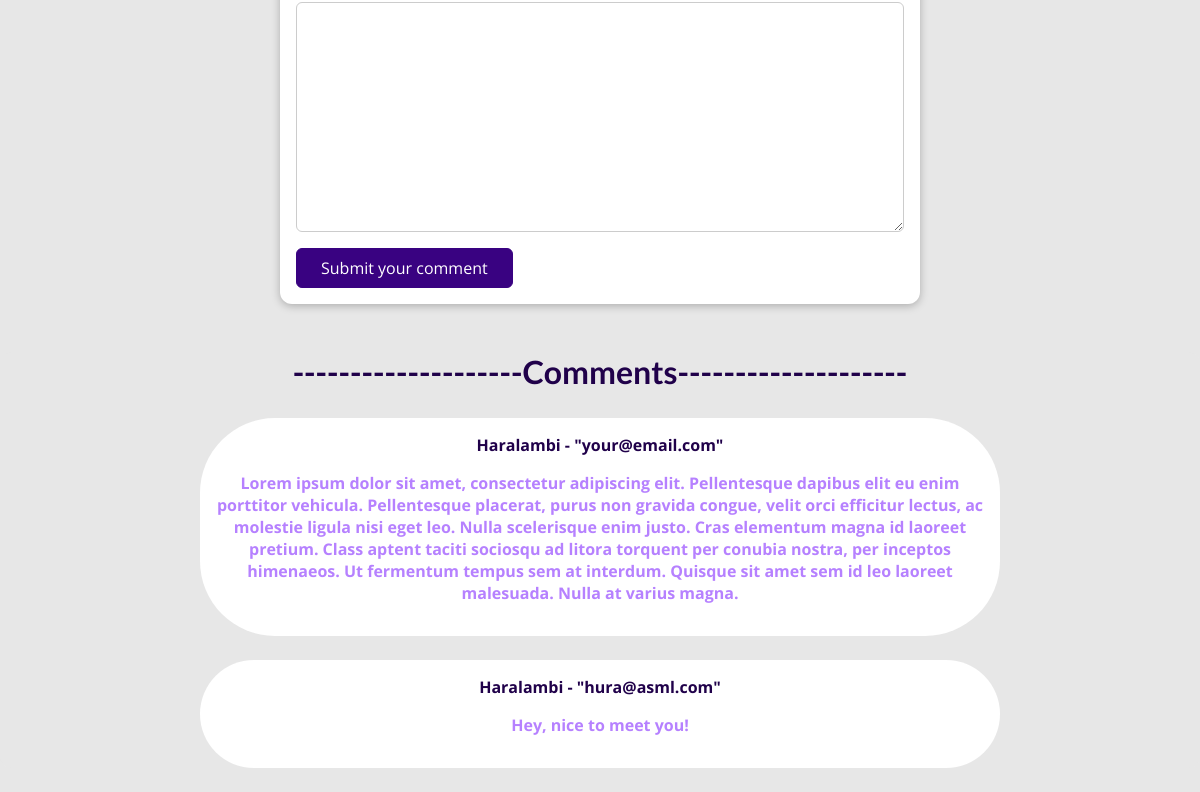
The app's page /posts/broski-on-a-trip (lower part), older data.
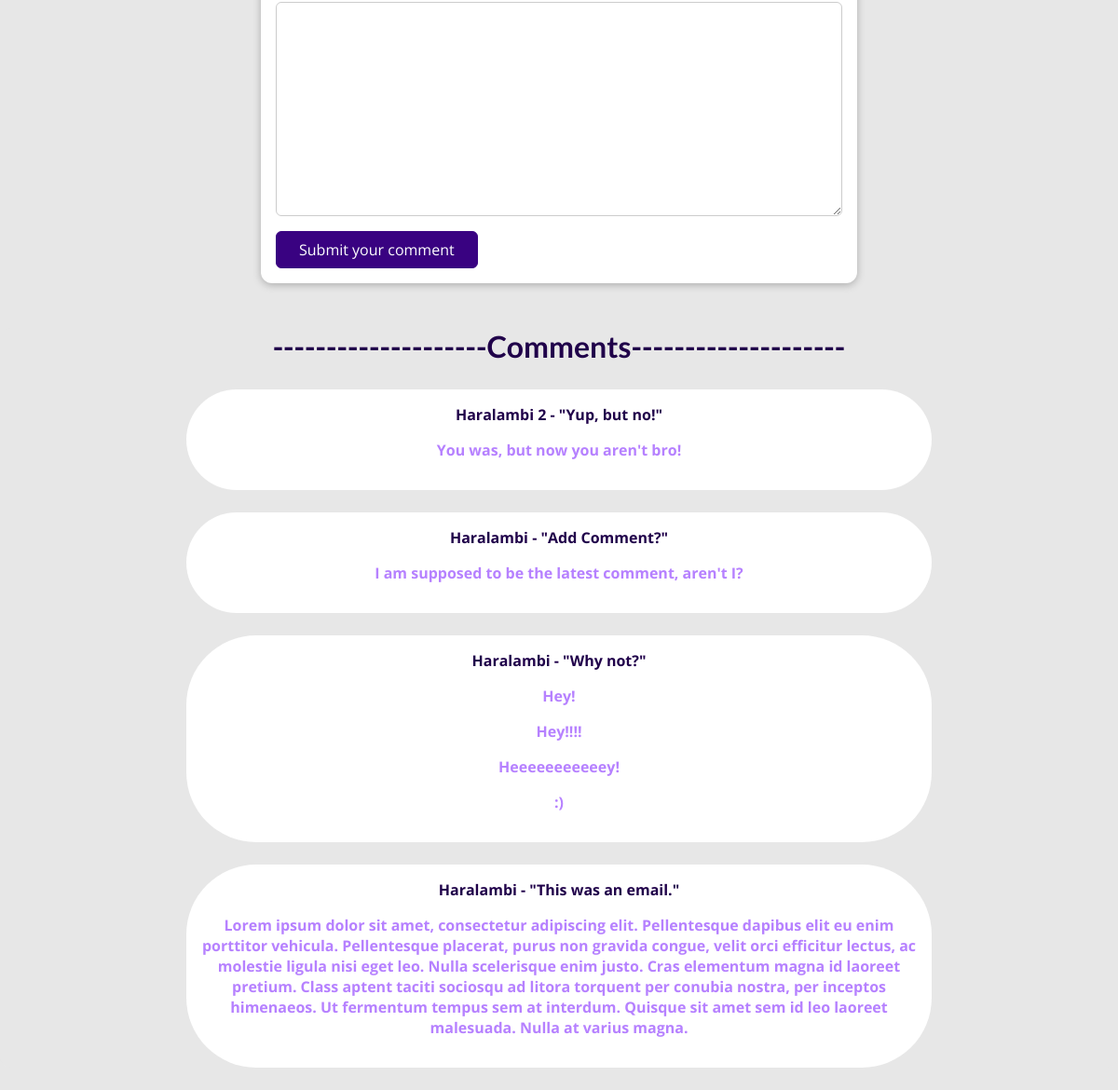
The same page, newer data.
### blog/models.py (models this page shows, shortened)
class Comment(models.Model):
    user_name = models.CharField(max_length=25)
    title = models.CharField(max_length=150, null=True)
    text = models.TextField(max_length=500, null=True)
    post = models.ForeignKey("Post", on_delete=models.CASCADE, null=True, related_name="comments")

### blog/views.py (the view, shortened to what this page needs)
# urls.py: path("posts/<slug:slug>", views.PostDetailView.as_view(), name="post-details"),
class PostDetailView(View):
    def is_stored_post(self, request, post_id):
        stored_posts = request.session.get("stored_posts")
        if stored_posts is not None:
            is_saved_for_later = post_id in stored_posts
        else:
            is_saved_for_later = False
        return is_saved_for_later
    def get(self, request, slug):
        post = Post.objects.get(slug=slug)
        is_saved = self.is_stored_post(request, post.id)
        context = {
        "post": post,
        "tags": post.tags.all(),
        "form": CommentForm(),
        "all_comments": post.comments.all().order_by("-id"),
        "saved_for_later": is_saved,
    }
        return render(request, "blog/post-detail.html", context)

### blog/forms.py
class CommentForm(forms.ModelForm):
    class Meta:
        model = Comment
        exclude = ["post",]
        labels = {
            "user_name": "Your Name",
            "title": "Your Title",
            "text": "Your Comment"
        }

### blog/models.py (called while the page is built)
    def __str__(self):
        return f"{self.first_name} {self.last_name}"

### blog/templates/blog/post-detail.html (shortened to what this page needs)
{% extends 'base.html' %}
{% load static %}
{% block css_files %}
    <link rel="stylesheet" href="{% static "blog/post-detail.css" %}" />
{% endblock %}
{% block content %}
    <section id="comment-form">
        <form form="{% url "post-details" post.slug %}" method="POST">
            {% for element in form %}
            <div class="form-control {% if element.errors %}invalid{% endif %}">
                {{ element }}
            </div>
            {% endfor %}
            <button>Submit your comment</button>
        </form>
    </section>
    <section id="all-comments">
        <h2>--------------------Comments--------------------</h2>
        {% for comment in all_comments%}
            <div>
                <span>{{ comment.user_name }} - "{{ comment.title }}"</span>
                <p>{{ comment.text|linebreaks }}</p>
            </div>
        {% endfor %}
    </section>
{% endblock %}

### templates/base.html (shortened to what this page needs)
{% load static %}
<!DOCTYPE html>
<html lang="en">
<head>
    <link rel="stylesheet" href="{% static "app.css" %}">
    {% block css_files %}{% endblock %}
</head>
<body>
    {% block content %} {% endblock %}
</body>
</html>

### static/app.css (style rules this page uses)
* { box-sizing: border-box; }
html { font-family: 'Open Sans', 'Lato', sans-serif; }
body { margin: 0; }
h1, h2, h3 { font-family: 'Lato', sans-serif; font-weight: bold; }

### blog/static/blog/post-detail.css (style rules this page uses)
body { background-color: #e7e7e7; }
#comment-form { margin: 3rem auto; width: 90%; max-width: 40rem; border-radius: 12px; background-color: white; box-shadow: 0 2px 8px rgba(0, 0, 0, 0.25); padding: 1rem; }
#comment-form button { font: inherit; background-color: #390281; color: white; border: 1px solid #390281; padding: 0.5rem 1.5rem; border-radius: 6px; cursor: pointer; }
.form-control { margin-bottom: 1rem; }
.form-control input, .form-control textarea { display: block; width: 100%; font: inherit; padding: 0.25rem; border-radius: 6px; border: 1px solid #ccc; }
#all-comments { text-align: center; background-color: #e7e7e7; font: inherit; border-radius: 12px; width: 100%; }
#all-comments h2 { font-size: xx-large; color: #20014a; }
#all-comments div { margin: 1.5rem auto; display: block; background-color: white; max-width: 50rem; padding: 1rem; border-radius: 75px; }
#all-comments div span { color: #20014a; font-weight: bold; }
#all-comments div p { color: #b681ff; font-weight: bold; }

Row changes from the older to the newer data that the page shows:
removed Comment: user_name "Haralambi", title "hura@asml.com", text "Hey, nice to meet you!"
added Comment: user_name "Haralambi 2", title "Yup, but no!", text "You was, but now you aren't bro!"
added Comment: user_name "Haralambi", title "Add Comment?", text "I am supposed to be the latest comment, aren't I?"
added Comment: user_name "Haralambi", title "Why not?", text "Hey! Hey!!!! Heeeeeeeeeeey! :)"
changed Comment: title "your@email.com" → "This was an email."
